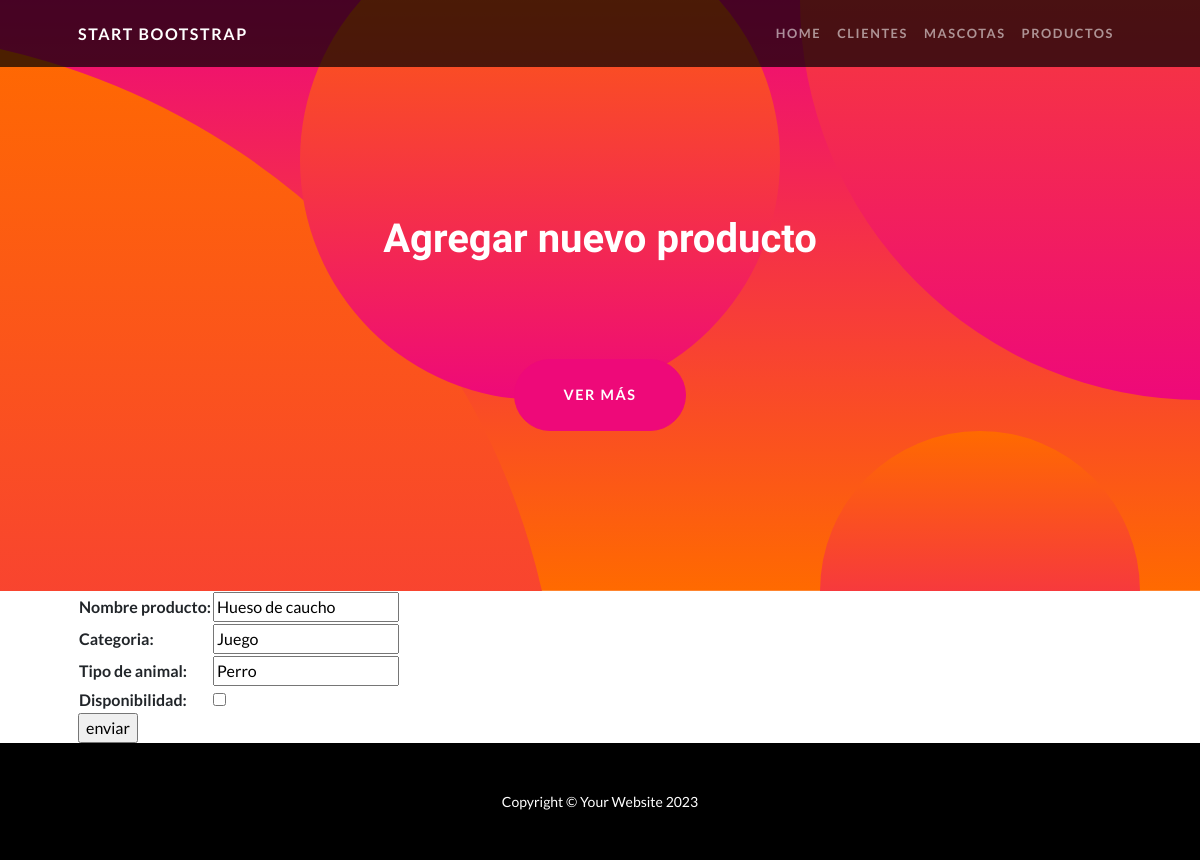
Before: /apptienda/producto_update/6 with the older database file.
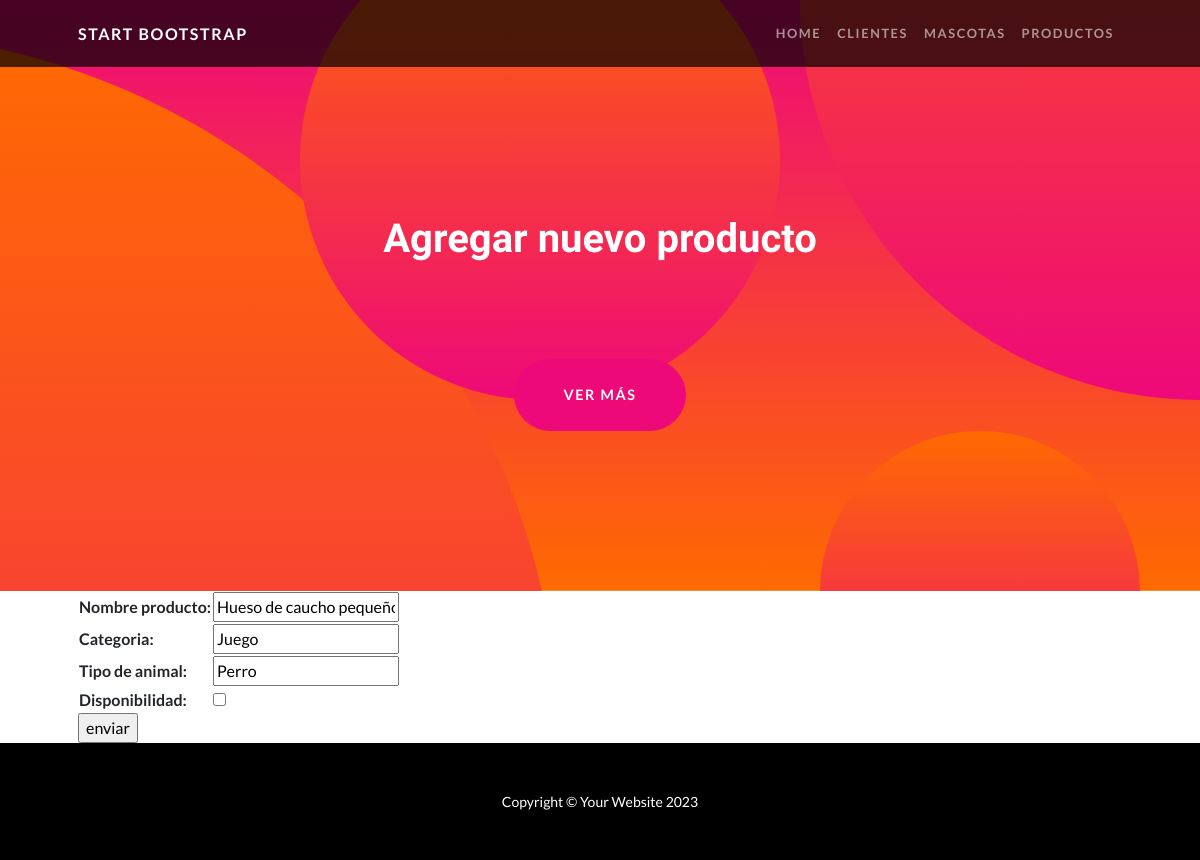
After: the same page with the newer database file.
### apptienda/models.py (models this page shows, shortened)
class Producto(models.Model):
    nombre_producto = models.CharField(max_length=50)
    categoria = models.CharField(max_length=50)
    tipo_de_animal = models.CharField(max_length=50)
    disponibilidad= models.BooleanField()

### apptienda/views.py (the view)
# urls.py: path('producto_update/<int:pk>', ProductosUpdate.as_view(), name='producto_update'),
class ProductosUpdate(UpdateView):
    model=Producto
    fields=['nombre_producto','categoria','tipo_de_animal','disponibilidad']
    success_url=reverse_lazy('productos')

### apptienda/templates/apptienda/producto_form.html (shortened to what this page needs)
{% extends 'apptienda/home.html' %}
{% block title %}
    <h1 class="mb-5">Agregar nuevo producto</h1>
{% endblock title %}
{% block contenido %}
    <form action="" method="post">
        <table>
            {{form.as_table }}
        </table>
        <input type="submit" value="enviar" style="display: block;">
    </form>
{% endblock contenido %}

Changed rows visible on the page:
changed Producto "Juego": nombre_producto "Hueso de caucho" → "Hueso de caucho pequeño"
